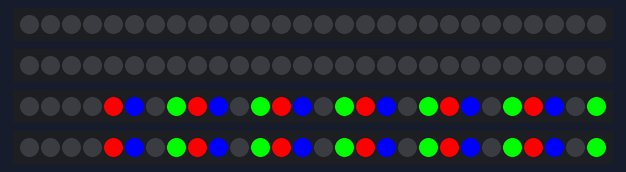
A program run on a simulated Arduino Nano, built with avr-gcc and run on an emulated ATmega328P. Shown: 4 × 28 RGB LEDs in strip order, left to right. Colours are those a GRB WS2812 strip shows for the declared byte order.

Above: at 0.1 s.
At 1.1 s:
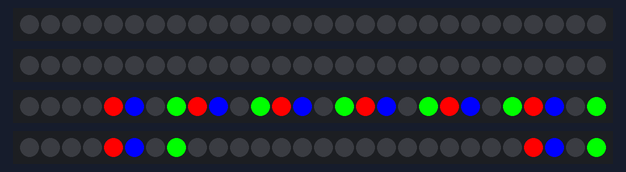
At 2.1 s:
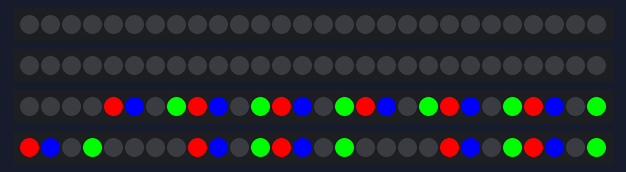
At 4.1 s:
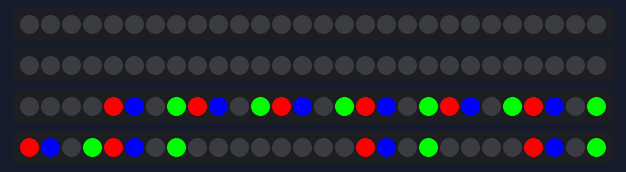
At 6.1 s:
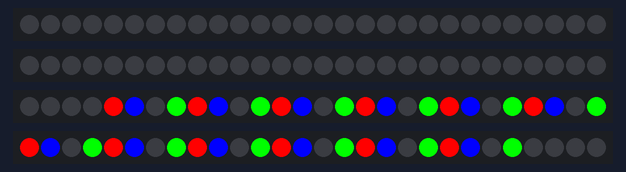
At 9.2 s:
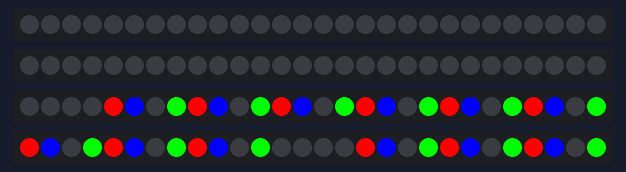

The program:

main.cpp
```cpp
#include <Arduino.h>
#include "ButtonsControl.h"
#include "DisplayControl.h"

ButtonsControl buttonsControl;
DisplayControl displayControl;

void setup()
{
    // put your setup code here, to run once:
    buttonsControl.init();
    displayControl.init();
}

void loop()
{
    for (int i = 0; i < 10; i++)
    {
        displayControl.displayTeamScore(i, false);
        delay(1000);
    }
}
```

ButtonsControl.cpp
```cpp
#include "ButtonsControl.h"

ButtonsControl::ButtonsControl()
{
}

void ButtonsControl::init()
{
    pinMode(BUTTON_PIN_HOME_PLUS, INPUT_PULLUP);
    pinMode(BUTTON_PIN_HOME_MENU, INPUT_PULLUP);
    pinMode(BUTTON_PIN_AWAY_MINUS, INPUT_PULLUP);
    pinMode(BUTTON_PIN_AWAY_PLUS, INPUT_PULLUP);
    pinMode(BUTTON_PIN_AWAY_MENU, INPUT_PULLUP);
    pinMode(BUTTON_PIN_AWAY_MINUS, INPUT_PULLUP);
}
```

ButtonsControl.h
```cpp
#ifndef _BUTTONS_CONTROL_H_
#define _BUTTONS_CONTROL_H_

#include <Arduino.h>

#define BUTTON_PIN_HOME_PLUS  6
#define BUTTON_PIN_HOME_MENU  7
#define BUTTON_PIN_HOME_MINUS 8
#define BUTTON_PIN_AWAY_PLUS  9
#define BUTTON_PIN_AWAY_MENU  10
#define BUTTON_PIN_AWAY_MINUS 11

class ButtonsControl
{
	private:

    protected:

    public:
        ButtonsControl();
        void init();
};

#endif
```

DisplayControl.cpp
```cpp
#include "DisplayControl.h"

DisplayControl::DisplayControl()
{
}

void DisplayControl::init()
{
    FastLED.addLeds<SK6812, LEDS_STRIP_PINH0, RGB>(ledsHomeDigit0RGB, getRGBWsize(LEDS_PER_STRIP));
    FastLED.addLeds<SK6812, LEDS_STRIP_PINH1, RGB>(ledsHomeDigit1RGB, getRGBWsize(LEDS_PER_STRIP));
    FastLED.addLeds<SK6812, LEDS_STRIP_PINA0, RGB>(ledsAwayDigit0RGB, getRGBWsize(LEDS_PER_STRIP));
    FastLED.addLeds<SK6812, LEDS_STRIP_PINA1, RGB>(ledsAwayDigit1RGB, getRGBWsize(LEDS_PER_STRIP));
    FastLED.setBrightness(255);
}

int DisplayControl::clamp(int value, int minimum, int maximum)
{
    return min(max(value, minimum), maximum);
}

/// @brief Control the digit display
/// Layout
///  5
/// 4 6
///  0
/// 3 1
///  2
/// @param ledStrip
/// @param color
/// @param digit
void DisplayControl::displayDigit(CRGBW ledStrip[], CRGB color, int digit)
{
    byte ids[] = { 0, 0, 0, 0, 0, 0, 0 };
    switch (clamp(digit, -1, 9))
    {
        case 0:
            ids[1] = ids[2] = ids[3] = ids[4] = ids[5] = ids[6] = 1;
            break;
        case 1:
            ids[1] = ids[6] = 1;
            break;
        case 2:
            ids[0] = ids[2] = ids[3] = ids[5] = ids[6] = 1;
            break;
        case 3:
            ids[0] = ids[1] = ids[2] = ids[5] = ids[6] = 1;
            break;
        case 4:
            ids[0] = ids[1] = ids[4] = ids[6] = 1;
            break;
        case 5:
            ids[0] = ids[1] = ids[2] = ids[4] = ids[5] = 1;
            break;
        case 6:
            ids[0] = ids[1] = ids[2] = ids[3] = ids[4] = ids[5] = 1;
            break;
        case 7:
            ids[1] = ids[5] = ids[6] = 1;
            break;
        case 8:
            ids[0] = ids[1] = ids[2] = ids[3] = ids[4] = ids[5] = ids[6] = 1;
            break;
        case 9:
            ids[0] = ids[1] = ids[2] = ids[4] = ids[5] = ids[6] = 1;
            break;
        default:
            break;
    }

    for (int i = 0; i < LEDS_SEGMENTS; i++)
    {
        int pos = i * LEDS_PER_SEGMENT;
        if (ids[i] == 1)
        {
            ledStrip[pos] = color;
            ledStrip[pos+1] = color;
            ledStrip[pos+2] = color;
        }
        else
        {
            ledStrip[pos] = colorOff;
            ledStrip[pos+1] = colorOff;
            ledStrip[pos+2] = colorOff;
        }
    }

    FastLED.show();
}


void DisplayControl::displayTeamScore(int score, bool home)
{
    int value = clamp(score, 0, 99);
    int tens = value / 10;
    int ones = value % 10;
    if (home)
    {
        displayDigit(ledsHomeDigit0, colorHome, tens);
        displayDigit(ledsHomeDigit1, colorHome, ones);
    }
    else
    {
        displayDigit(ledsAwayDigit0, colorAway, tens);
        displayDigit(ledsAwayDigit1, colorAway, ones);
    }
}
```

DisplayControl.h
```cpp
#ifndef _DISPLAY_CONTROL_H_
#define _DISPLAY_CONTROL_H_

#define FASTLED_EXPERIMENTAL_ESP32_RGBW_ENABLED 1

#include <Arduino.h>
#include <math.h>
#include <FastLED.h>
#include "CRGBW.h"

#define LEDS_STRIP_PINH0 2
#define LEDS_STRIP_PINH1 3
#define LEDS_STRIP_PINA0 4
#define LEDS_STRIP_PINA1 5
#define LEDS_SEGMENTS 7
#define LEDS_PER_SEGMENT 3
#define LEDS_PER_STRIP (LEDS_SEGMENTS * LEDS_PER_SEGMENT)

class DisplayControl
{
	private:
        CRGBW ledsHomeDigit0[LEDS_PER_STRIP];
        CRGB *ledsHomeDigit0RGB = (CRGB *) &ledsHomeDigit0[0];
        CRGBW ledsHomeDigit1[LEDS_PER_STRIP];
        CRGB *ledsHomeDigit1RGB = (CRGB *) &ledsHomeDigit1[0];
        CRGBW ledsAwayDigit0[LEDS_PER_STRIP];
        CRGB *ledsAwayDigit0RGB = (CRGB *) &ledsAwayDigit0[0];
        CRGBW ledsAwayDigit1[LEDS_PER_STRIP];
        CRGB *ledsAwayDigit1RGB = (CRGB *) &ledsAwayDigit1[0];

        CRGB colorHome = CRGB(255, 0, 0);
        CRGB colorAway = CRGB(255, 0, 0);
        CRGB colorOff = CRGB(0, 0, 0);

        int clamp(int value, int minimum, int maximum);
        void displayDigit(CRGBW ledStrip[], CRGB color, int digit);

    protected:

    public:
        DisplayControl();
        void init();
        void displayTeamScore(int score, bool home = true);
};

#endif
```

crgbw.h
```cpp
/* FastLED_RGBW
 *
 * Hack to enable SK6812 RGBW strips to work with FastLED.
 *
 * Original code by Jim Bumgardner (http://krazydad.com).
 * Modified by David Madison (http://partsnotincluded.com).
 *
*/

#ifndef FastLED_RGBW_h
#define FastLED_RGBW_h

#include <Arduino.h>
#include <FastLED.h>

struct CRGBW  {
	union {
		struct {
			union {
				uint8_t g;
				uint8_t green;
			};
			union {
				uint8_t r;
				uint8_t red;
			};
			union {
				uint8_t b;
				uint8_t blue;
			};
			union {
				uint8_t w;
				uint8_t white;
			};
		};
		uint8_t raw[4];
	};

	CRGBW(){}

	CRGBW(uint8_t rd, uint8_t grn, uint8_t blu, uint8_t wht){
		r = rd;
		g = grn;
		b = blu;
		w = wht;
	}

	inline void operator = (const CRGB c) __attribute__((always_inline)){
		this->r = c.r;
		this->g = c.g;
		this->b = c.b;
		this->white = 0;
	}
};

inline uint16_t getRGBWsize(uint16_t nleds){
	uint16_t nbytes = nleds * 4;
	if(nbytes % 3 > 0) return nbytes / 3 + 1;
	else return nbytes / 3;
}

#endif
```

Measured:
- by itself, everything shown: repeats every 10.1 s, in 10 steps
- what the display in image 1 shows lasts 1.0 s, from 1.0 s to 2.0 s
